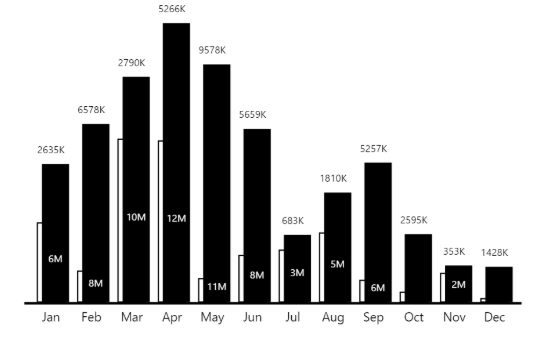
#> input picture x-axsis detection/Dataset/Compliant/28.png, 552 x 341 px; its folder holds only this picture in this run
$ jupyter execute --allow-errors x_axis_detection_bar_alignment_opencv.ipynb   (shell and % lines are left out)
#> lines starting #> are read from the running program, lines starting #| are printed output that depends on the picture; after the words box and inside, x2 and y2 are one past the last pixel; in counts of white or black regions, pixels touching at a corner belong together
# OpenCV X-axis Detection with Bar Alignment

Deze notebook detecteert mogelijke x-assen in chart images met OpenCV.

Deze versie gebruikt een betere regel:

> Als meerdere staafdiagrammen dezelfde lijn raken of vanaf dezelfde lijn starten, dan is die lijn waarschijnlijk een as.

Dit werkt beter dan alleen zoeken naar lange horizontale lijnen, omdat jouw afbeeldingen vaak:
- meerdere grafieken in één afbeelding hebben;
- borders/randen bevatten;
- tabelregels bevatten;
- horizontale én verticale bar charts bevatten.

## Idee

Voor verticale staven:

```text
  █   █   █
  █   █   █
────────────  ← x-as
```

De onderkanten van meerdere bars liggen ongeveer op dezelfde y-positie.
Dus die y-positie is waarschijnlijk de x-as.

Voor horizontale staven:

```text
│ █████
│ ████
│ ██████
↑
as
```

De linker- of rechterkant van meerdere bars ligt ongeveer op dezelfde x-positie.
Dus die x-positie is waarschijnlijk de as.

[cell 1]
# Run this once if packages are missing

[cell 2]
from pathlib import Path
import cv2
import numpy as np
import matplotlib.pyplot as plt
import pandas as pd

print("OpenCV version:", cv2.__version__)

## 1. Settings

Pas `IMAGE_PATH` aan naar jouw eigen afbeelding.

Voorbeeld:

```python
IMAGE_PATH = Path("../Dataset/Compliant/chart1.png")
```

[cell 3]
IMAGE_PATH = Path("../Dataset/Compliant/7.png")

OUTPUT_DIR = Path("../output")
OUTPUT_DIR.mkdir(parents=True, exist_ok=True)

# Threshold settings
DARK_THRESHOLD = 210
SATURATION_MAX = 110

# Remove outer image frame
BORDER_MARGIN_RATIO = 0.025

# Bar filtering
MIN_BAR_AREA = 80
MIN_BAR_WIDTH = 5
MIN_BAR_HEIGHT = 5
MAX_BAR_THICKNESS_RATIO = 0.45

# Grouping tolerance for aligned bar edges
ALIGNMENT_TOLERANCE = 8

# Minimum bars that need to align to call it an axis
MIN_BARS_ON_AXIS = 2

# Draw settings
MAX_AXES_TO_DRAW = 20

## 2. Helper functions

[cell 4]
def show_image(title, image, figsize=(12, 8), cmap=None):
    plt.figure(figsize=figsize)
    if len(image.shape) == 2:
        plt.imshow(image, cmap=cmap or "gray")
    else:
        plt.imshow(cv2.cvtColor(image, cv2.COLOR_BGR2RGB))
    plt.title(title)
    plt.axis("off")
    plt.show()


def load_image(path):
    image = cv2.imread(str(path))
    if image is None:
        raise FileNotFoundError(f"Image not found: {path}")
    return image


def create_chart_element_mask(image):
    """
    Keeps dark/grey chart elements such as bars, axes and text.
    It removes many colored objects by filtering saturation.
    """
    gray = cv2.cvtColor(image, cv2.COLOR_BGR2GRAY)
    hsv = cv2.cvtColor(image, cv2.COLOR_BGR2HSV)
    saturation = hsv[:, :, 1]

    dark = gray < DARK_THRESHOLD
    low_saturation = saturation < SATURATION_MAX

    mask = np.zeros_like(gray, dtype=np.uint8)
    mask[dark & low_saturation] = 255

    # Slightly close gaps inside bars
    kernel = cv2.getStructuringElement(cv2.MORPH_RECT, (3, 3))
    mask = cv2.morphologyEx(mask, cv2.MORPH_CLOSE, kernel, iterations=1)

    return mask


def remove_outer_border(mask):
    h, w = mask.shape[:2]
    mx = int(w * BORDER_MARGIN_RATIO)
    my = int(h * BORDER_MARGIN_RATIO)

    cleaned = mask.copy()
    cleaned[:my, :] = 0
    cleaned[h-my:, :] = 0
    cleaned[:, :mx] = 0
    cleaned[:, w-mx:] = 0

    return cleaned


def detect_bar_candidates(mask):
    """
    Detects rectangle-like components that may be bars.
    This does not need to be perfect. It only needs enough bar candidates
    to estimate common baseline positions.
    """
    h, w = mask.shape[:2]

    contours, _ = cv2.findContours(mask, cv2.RETR_EXTERNAL, cv2.CHAIN_APPROX_SIMPLE)

    bars = []

    for contour in contours:
        x, y, bw, bh = cv2.boundingRect(contour)
        area = bw * bh

        if area < MIN_BAR_AREA:
            continue
        if bw < MIN_BAR_WIDTH or bh < MIN_BAR_HEIGHT:
            continue

        # Ignore very large objects that are probably the whole frame or table regions
        if bw > w * 0.90 or bh > h * 0.90:
            continue

        # Ignore objects very close to full image border
        margin_x = int(w * BORDER_MARGIN_RATIO)
        margin_y = int(h * BORDER_MARGIN_RATIO)
        if x <= margin_x or y <= margin_y or x + bw >= w - margin_x or y + bh >= h - margin_y:
            continue

        aspect = bw / max(bh, 1)

        # Rough classification:
        # vertical bar = taller than wide
        # horizontal bar = wider than tall
        if bh > bw * 1.2:
            bar_type = "vertical_bar"
        elif bw > bh * 1.2:
            bar_type = "horizontal_bar"
        else:
            # square-ish components are often text/symbols, not bars
            continue

        bars.append({
            "x": int(x),
            "y": int(y),
            "w": int(bw),
            "h": int(bh),
            "x_left": int(x),
            "x_right": int(x + bw),
            "y_top": int(y),
            "y_bottom": int(y + bh),
            "area": int(area),
            "aspect": float(aspect),
            "type": bar_type
        })

    return bars


def group_positions(values, tolerance=8):
    """
    Groups close positions together.
    Example: y_bottom values [310, 312, 309] become one group around 310.
    """
    if not values:
        return []

    values = sorted(values)
    groups = [[values[0]]]

    for value in values[1:]:
        if abs(value - np.mean(groups[-1])) <= tolerance:
            groups[-1].append(value)
        else:
            groups.append([value])

    return groups


def find_axes_from_bar_alignment(bars, image_shape):
    """
    Finds possible axes based on aligned edges of bars.

    For vertical bars:
    - aligned y_bottom = likely horizontal x-axis

    For horizontal bars:
    - aligned x_left or x_right = likely vertical axis
    """
    h, w = image_shape[:2]
    candidates = []

    vertical_bars = [b for b in bars if b["type"] == "vertical_bar"]
    horizontal_bars = [b for b in bars if b["type"] == "horizontal_bar"]

    # Horizontal x-axis from bottom edges of vertical bars
    bottom_values = [b["y_bottom"] for b in vertical_bars]
    bottom_groups = group_positions(bottom_values, ALIGNMENT_TOLERANCE)

    for group in bottom_groups:
        if len(group) < MIN_BARS_ON_AXIS:
            continue

        y_axis = int(np.mean(group))
        related_bars = [b for b in vertical_bars if abs(b["y_bottom"] - y_axis) <= ALIGNMENT_TOLERANCE]

        x1 = min(b["x_left"] for b in related_bars)
        x2 = max(b["x_right"] for b in related_bars)

        # Extend line slightly to look like an axis
        pad = int((x2 - x1) * 0.10)
        x1 = max(0, x1 - pad)
        x2 = min(w - 1, x2 + pad)

        candidates.append({
            "orientation": "horizontal_axis_from_vertical_bars",
            "x1": int(x1),
            "y1": int(y_axis),
            "x2": int(x2),
            "y2": int(y_axis),
            "supporting_bars": len(related_bars),
            "score": float((x2 - x1) + len(related_bars) * 60)
        })

    # Vertical axis from left edges of horizontal bars
    left_values = [b["x_left"] for b in horizontal_bars]
    left_groups = group_positions(left_values, ALIGNMENT_TOLERANCE)

    for group in left_groups:
        if len(group) < MIN_BARS_ON_AXIS:
            continue

        x_axis = int(np.mean(group))
        related_bars = [b for b in horizontal_bars if abs(b["x_left"] - x_axis) <= ALIGNMENT_TOLERANCE]

        y1 = min(b["y_top"] for b in related_bars)
        y2 = max(b["y_bottom"] for b in related_bars)

        pad = int((y2 - y1) * 0.10)
        y1 = max(0, y1 - pad)
        y2 = min(h - 1, y2 + pad)

        candidates.append({
            "orientation": "vertical_axis_from_horizontal_bars_left",
            "x1": int(x_axis),
            "y1": int(y1),
            "x2": int(x_axis),
            "y2": int(y2),
            "supporting_bars": len(related_bars),
            "score": float((y2 - y1) + len(related_bars) * 60)
        })

    # Vertical axis from right edges of horizontal bars
    # Useful for diverging bars or charts where bars extend left.
    right_values = [b["x_right"] for b in horizontal_bars]
    right_groups = group_positions(right_values, ALIGNMENT_TOLERANCE)

    for group in right_groups:
        if len(group) < MIN_BARS_ON_AXIS:
            continue

        x_axis = int(np.mean(group))
        related_bars = [b for b in horizontal_bars if abs(b["x_right"] - x_axis) <= ALIGNMENT_TOLERANCE]

        y1 = min(b["y_top"] for b in related_bars)
        y2 = max(b["y_bottom"] for b in related_bars)

        pad = int((y2 - y1) * 0.10)
        y1 = max(0, y1 - pad)
        y2 = min(h - 1, y2 + pad)

        candidates.append({
            "orientation": "vertical_axis_from_horizontal_bars_right",
            "x1": int(x_axis),
            "y1": int(y1),
            "x2": int(x_axis),
            "y2": int(y2),
            "supporting_bars": len(related_bars),
            "score": float((y2 - y1) + len(related_bars) * 60)
        })

    candidates = sorted(candidates, key=lambda c: c["score"], reverse=True)
    return candidates


def draw_bars_and_axes(image, bars, axes, max_axes=20):
    output = image.copy()

    # Draw bars in orange
    for b in bars:
        x, y, bw, bh = b["x"], b["y"], b["w"], b["h"]
        cv2.rectangle(output, (x, y), (x + bw, y + bh), (0, 165, 255), 1)

    # Draw axes
    for i, axis in enumerate(axes[:max_axes], start=1):
        x1, y1, x2, y2 = axis["x1"], axis["y1"], axis["x2"], axis["y2"]

        if "horizontal" in axis["orientation"]:
            color = (0, 180, 0)
            label = f"X{i} bars={axis['supporting_bars']}"
            label_pos = (x1, max(15, y1 - 8))
        else:
            color = (255, 0, 0)
            label = f"V{i} bars={axis['supporting_bars']}"
            label_pos = (x1 + 5, max(15, y1 + 15))

        cv2.line(output, (x1, y1), (x2, y2), color, 3)
        cv2.putText(output, label, label_pos, cv2.FONT_HERSHEY_SIMPLEX, 0.55, color, 2)

    return output


def axes_to_dataframe(axes):
    rows = []
    for i, a in enumerate(axes, start=1):
        rows.append({
            "rank": i,
            "orientation": a["orientation"],
            "x1": a["x1"],
            "y1": a["y1"],
            "x2": a["x2"],
            "y2": a["y2"],
            "supporting_bars": a["supporting_bars"],
            "score": round(a["score"], 1)
        })
    return pd.DataFrame(rows)


def run_bar_alignment_detection(image):
    mask = create_chart_element_mask(image)
    cleaned = remove_outer_border(mask)
    bars = detect_bar_candidates(cleaned)
    axes = find_axes_from_bar_alignment(bars, image.shape)

    return {
        "mask": mask,
        "cleaned_mask": cleaned,
        "bars": bars,
        "axes": axes
    }

## 3. Run detection on one image

#> (a cell that did not finish here is left out)

## 4. Show final result

Oranje boxes = gevonden bar-kandidaten
Groen = horizontale x-as op basis van verticale bars
Blauw = verticale as op basis van horizontale bars

#> (a cell that did not finish here is left out)

## 5. Axis coordinates

#> (a cell that did not finish here is left out)

## 6. Batch test on the whole dataset

Deze cel test automatisch alle afbeeldingen in:

```text
Dataset/Compliant
Dataset/Non-Compliant
```

De resultaten worden opgeslagen in:

```text
output/bar_alignment_batch_results
```

[cell 8]
DATASET_DIR = Path("../Dataset")
BATCH_OUTPUT_DIR = OUTPUT_DIR / "bar_alignment_batch_results"
BATCH_OUTPUT_DIR.mkdir(parents=True, exist_ok=True)

image_extensions = [".png", ".jpg", ".jpeg", ".webp"]
image_paths = []

for ext in image_extensions:
    image_paths.extend(DATASET_DIR.rglob(f"*{ext}"))
#> pass 2 of the loop `for ext in image_extensions:`:

print("Found images:", len(image_paths))

summary_rows = []

for path in image_paths:
    try:
        img = load_image(path)
#> in load_image, image is the input picture: shape (341, 552, 3); mean B, G, R 189.1, 189.1, 189.1
        res = run_bar_alignment_detection(img)
#> in create_chart_element_mask, `hsv = cv2.cvtColor(image, cv2.COLOR_BGR2HSV)`: hsv: shape (341, 552, 3); mean H, S, V 0, 0, 189.1
#> in create_chart_element_mask, `dark = gray < DARK_THRESHOLD`:
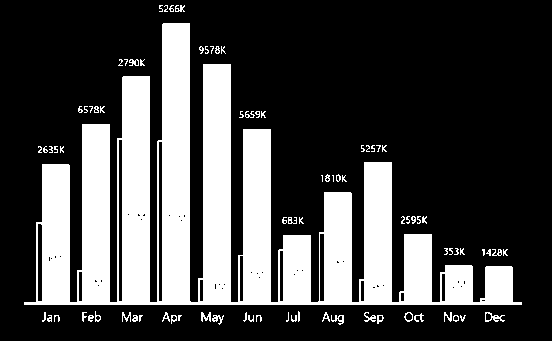
#> dark: shape (341, 552) bool; 27.8% white; 84 white regions (35 under 20 px), largest, box (x1, y1, x2, y2) and area: (24, 23, 522, 305) 50189, (485, 312, 505, 322) 86, (331, 315, 344, 325) 63
#> in create_chart_element_mask, `low_saturation = saturation < SATURATION_MAX`: low_saturation: shape (341, 552) bool; every value is 1
#> in run_bar_alignment_detection, `mask = create_chart_element_mask(image)`:
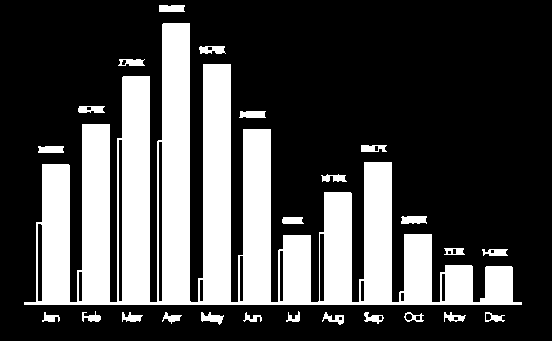
#> mask: shape (341, 552); 28.4% white; 25 white regions, largest, box (x1, y1, x2, y2) and area: (24, 23, 522, 305) 50251, (401, 216, 427, 224) 185, (159, 5, 185, 12) 175
#> in remove_outer_border, `cleaned[:my, :] = 0`: cleaned: shape (341, 552); 28.4% white; 25 white regions
#> in detect_bar_candidates, `contours, _ = cv2.findContours(mask, cv2.RETR_EXTERNAL, cv2.CHAIN_APPR..`: contours = 25 contours; largest, box (x1, y1, x2, y2) and area: (24, 23, 522, 305) 50220, (401, 216, 427, 224) 152, (199, 46, 226, 54) 145, (38, 146, 64, 153) 140, (239, 111, 266, 118) 140
#> the loop in detect_bar_candidates, `for contour in contours:` made 25 passes
#> (x, y, bw, bh, area, aspect) on passes 1 to 12: (485, 312, 20, 10, 200, 2), (444, 312, 22, 10, 220, 2.2), (404, 312, 20, 10, 200, 2), (364, 312, 20, 12, 240, 1.67), (322, 312, 22, 13, 286, 1.69), (243, 312, 19, 10, 190, 1.9), (201, 312, 23, 13, 299, 1.77), (162, 312, 20, 12, 240, 1.67), (122, 312, 21, 10, 210, 2.1), (42, 312, 18, 10, 180, 1.8), (286, 311, 14, 11, 154, 1.27), (82, 311, 19, 11, 209, 1.73)
#> (x, y, bw, bh, area) on passes 24 to 25: (24, 23, 498, 282, 140436), (159, 8, 26, 4, 104)
#> after the loop in detect_bar_candidates, `for contour in contours:`: bars = 23 items
#> in find_axes_from_bar_alignment, `vertical_bars = [b for b in bars if b["type"] == "vertical_bar"]`: vertical_bars = []
#> in find_axes_from_bar_alignment, `horizontal_bars = [b for b in bars if b["type"] == "horizontal_bar"]`: horizontal_bars = 23 items
#> in find_axes_from_bar_alignment, `bottom_values = [b["y_bottom"] for b in vertical_bars]`: bottom_values = []
#> in find_axes_from_bar_alignment, `left_values = [b["x_left"] for b in horizontal_bars]`: left_values = [485, 444, 404, 364, 322, 243, 201, 162, 122, 42, 286, 82, 482, 444, 282, 401, 321, 38, 361, 239, 78, 118, 199]
#> the loop in group_positions (call 2), `for value in values[1:]:` made 22 passes
#> value on passes 1 to 12: 42, 78, 82, 118, 122, 162, 199, 201, 239, 243, 282, 286
#> in find_axes_from_bar_alignment, `left_groups = group_positions(left_values, ALIGNMENT_TOLERANCE)`: left_groups = [[38, 42], [78, 82], [118, 122], [162], [199, 201], [239, 243], [282, 286], [321, 322], [361, 364], [401, 404], [444, 444], [482, 485]]
#> the loop in find_axes_from_bar_alignment, `for group in left_groups:` made 12 passes
#> (group, x_axis, y1, y2, pad) on passes 1, 2, 3, 5, 6, 7, 8, 9, 10, 11, 12: ([38, 42], 40, 129, 339, 17), ([78, 82], 80, 85, 340, 21), ([118, 122], 120, 33, 340, 26), ([199, 201], 200, 19, 340, 27), ([239, 243], 241, 90, 340, 21), ([282, 286], 284, 207, 332, 10), ([321, 322], 321, 159, 340, 15), ([361, 364], 362, 128, 340, 17), ([401, 404], 402, 206, 332, 10), ([444, 444], 444, 241, 329, 7), ([482, 485], 483, 242, 329, 7)
#> after the loop in find_axes_from_bar_alignment, `for group in left_groups:`: candidates = 11 items
#> in find_axes_from_bar_alignment, `right_values = [b["x_right"] for b in horizontal_bars]`: right_values = [505, 466, 424, 384, 344, 262, 224, 182, 143, 60, 300, 101, 508, 465, 304, 427, 347, 64, 387, 266, 105, 145, 226]
#> in find_axes_from_bar_alignment, `right_groups = group_positions(right_values, ALIGNMENT_TOLERANCE)`: right_groups = [[60, 64], [101, 105], [143, 145], [182], [224, 226], [262, 266], [300, 304], [344, 347], [384, 387], [424, 427], [465, 466], [505, 508]]
#> the loop in find_axes_from_bar_alignment, `for group in right_groups:` made 12 passes
#> (group, x_axis, y1, y2, pad) on passes 1, 2, 3, 5, 6, 7, 8, 9, 10, 11, 12: ([60, 64], 62, 129, 339, 17), ([101, 105], 103, 85, 340, 21), ([143, 145], 144, 33, 340, 26), ([224, 226], 225, 19, 340, 27), ([262, 266], 264, 90, 340, 21), ([300, 304], 302, 207, 332, 10), ([344, 347], 345, 159, 340, 15), ([384, 387], 385, 128, 340, 17), ([424, 427], 425, 206, 332, 10), ([465, 466], 465, 241, 329, 7), ([505, 508], 506, 242, 329, 7)
#> after the loop in find_axes_from_bar_alignment, `for group in right_groups:`: candidates = 22 items
#> res = 4 items
        out = draw_bars_and_axes(img, res["bars"], res["axes"], max_axes=MAX_AXES_TO_DRAW)
#> the loop in draw_bars_and_axes, `for b in bars:` made 23 passes
#> (x, y, bw, bh) on passes 1 to 12: (485, 312, 20, 10), (444, 312, 22, 10), (404, 312, 20, 10), (364, 312, 20, 12), (322, 312, 22, 13), (243, 312, 19, 10), (201, 312, 23, 13), (162, 312, 20, 12), (122, 312, 21, 10), (42, 312, 18, 10), (286, 311, 14, 11), (82, 311, 19, 11)
#> after the loop in draw_bars_and_axes, `for b in bars:`:
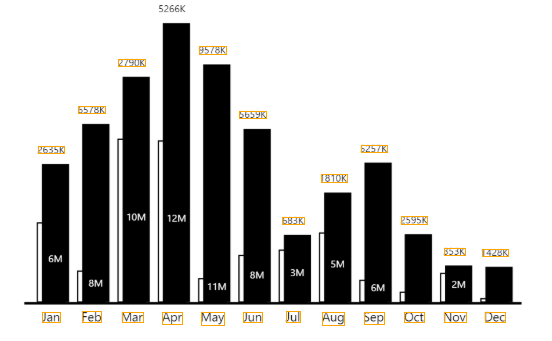
#> output: shape (341, 552, 3); 0.78% of pixels changed, all inside (x1, y1, x2, y2) = (38, 46, 509, 326)
#> the loop in draw_bars_and_axes, `for i, axis in enumerate(axes[:max_axes], start=1):` made 20 passes
#> (x1, y1, x2, y2, label, label_pos) on passes 1 to 12: (200, 19, 200, 340, 'X1 bars=2', (200, 15)), (225, 19, 225, 340, 'X2 bars=2', (225, 15)), (120, 33, 120, 340, 'X3 bars=2', (120, 25)), (144, 33, 144, 340, 'X4 bars=2', (144, 25)), (80, 85, 80, 340, 'X5 bars=2', (80, 77)), (103, 85, 103, 340, 'X6 bars=2', (103, 77)), (241, 90, 241, 340, 'X7 bars=2', (241, 82)), (264, 90, 264, 340, 'X8 bars=2', (264, 82)), (362, 128, 362, 340, 'X9 bars=2', (362, 120)), (385, 128, 385, 340, 'X10 bars=2', (385, 120)), (40, 129, 40, 339, 'X11 bars=2', (40, 121)), (62, 129, 62, 339, 'X12 bars=2', (62, 121))
#> after the loop in draw_bars_and_axes, `for i, axis in enumerate(axes[:max_axes], start=1):`:
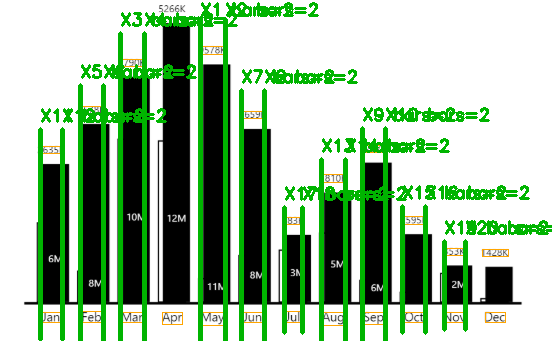
#> output: shape (341, 552, 3); 16.3% of pixels changed, all inside (x1, y1, x2, y2) = (38, 2, 552, 341)

        relative = path.relative_to(DATASET_DIR)
        save_path = BATCH_OUTPUT_DIR / relative
        save_path.parent.mkdir(parents=True, exist_ok=True)
        cv2.imwrite(str(save_path), out)

        summary_rows.append({
            "image": str(relative),
            "bar_candidates": len(res["bars"]),
            "axis_candidates": len(res["axes"]),
            "best_axis_supporting_bars": res["axes"][0]["supporting_bars"] if res["axes"] else 0,
            "output": str(save_path)
        })

        print("Saved:", save_path)

    except Exception as e:
        print("Error with", path, ":", e)
#> pass 2 of the loop `for path in image_paths:`:
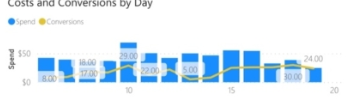
#> input picture x-axsis detection/Dataset/Not-Compliant/20.png, 355 x 99 px
#> in load_image, image is the input picture: shape (99, 355, 3); mean B, G, R 247.4, 237.2, 224.1
#> gray: shape (99, 355)
#> hsv: shape (99, 355, 3); mean H, S, V 28.6, 26.4, 248.1
#> saturation: shape (99, 355)
#> dark: shape (99, 355) bool; 16.5% white; 66 white regions (38 under 20 px), largest, box (x1, y1, x2, y2) and area: (181, 50, 322, 83) 2419, (100, 52, 137, 83) 705, (161, 58, 178, 83) 333
#> low_saturation: shape (99, 355) bool; 89.8% white; 29 black regions, largest, box (x1, y1, x2, y2) and area: (202, 55, 219, 77) 315, (223, 50, 240, 69) 280, (244, 51, 260, 66) 238
#> in remove_outer_border (call 2), `cleaned[:my, :] = 0`:
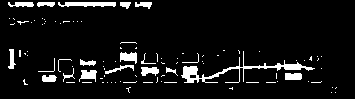
#> cleaned: shape (99, 355); 7.2% white; 98 white regions (78 under 20 px)
#> contours = 98 contours, 83 with area under 20; largest, box (x1, y1, x2, y2) and area: (181, 51, 315, 83) 462, (58, 2, 116, 7) 170, (120, 52, 137, 64) 113, (79, 70, 97, 82) 105, (141, 67, 159, 76) 95
#> the loop in detect_bar_candidates (call 2), `for contour in contours:` made 98 passes
#> contour on passes 14 to 21: [[102, 82], [103, 82]], [[82, 82], [91, 82]], [[66, 82], [74, 82]], [[321, 81], [320, 82], [311, 82], [320, 82]], [[308, 81]], [[277, 81]], [[161, 81]], [[136, 81], [135, 82], [123, 82], [135, 82]]
#> the loop in find_axes_from_bar_alignment (call 2), `for group in left_groups:` made 8 passes
#> group on passes 1 to 8: [38, 42], [79, 80], [105], [120], [141, 141], [166], [181, 182], [285]
#> the loop in find_axes_from_bar_alignment (call 2), `for group in right_groups:` made 8 passes
#> group on passes 1 to 8: [55, 57], [96, 97], [134, 137], [156, 159], [178], [199], [302], [315]
#> the loop in draw_bars_and_axes (call 2), `for b in bars:` made 12 passes
#> after the loop in draw_bars_and_axes (call 2), `for i, axis in enumerate(axes[:max_axes], start=1):`:
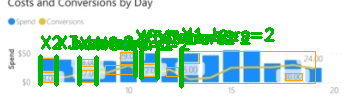
#> output: shape (99, 355, 3); mean B, G, R 213.5, 228.9, 198.3

summary_df = pd.DataFrame(summary_rows)
summary_df
#> Out = table of 2 rows and 5 columns
